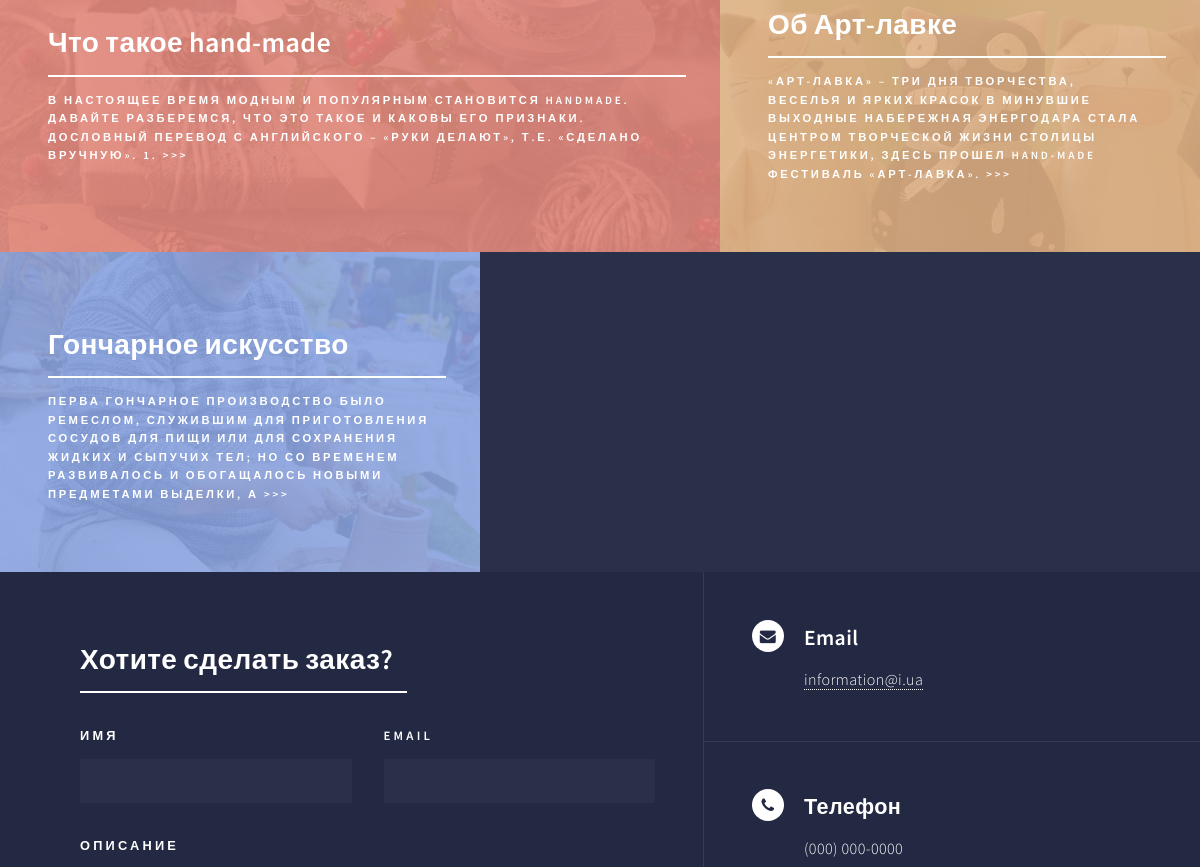
The app's page /forty/ (middle part), older data.
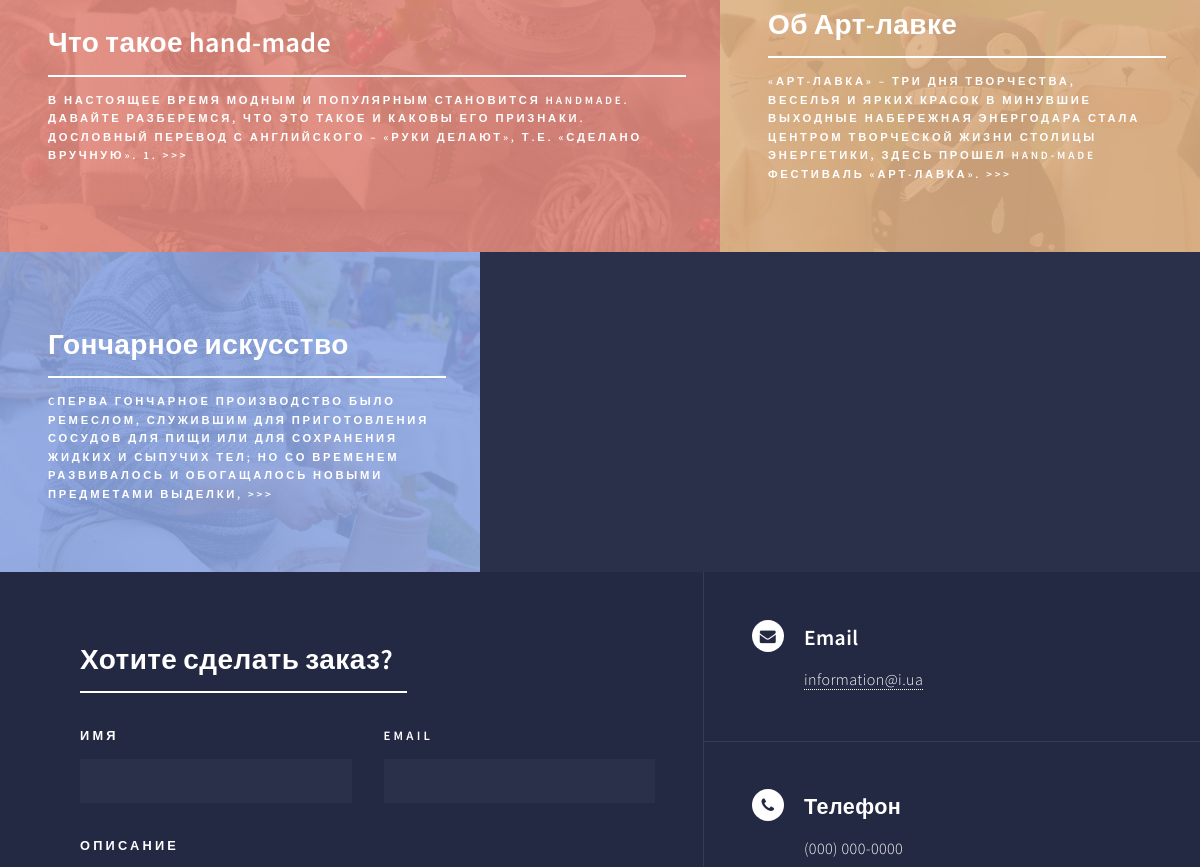
The same page, newer data.
### wood/models.py (models this page shows, shortened)
class Article(models.Model):
    title = models.CharField(max_length=200)
    image = models.ImageField(upload_to='img/blog', default=None)
    text = models.TextField()
    def short_text(self):
        short = self.text[:TEXT_LEN_MIN].split(' ')[:-1]
        return ' '.join(short) + ' >>>'

### wood/views.py (the view)
# urls.py: url(r'^forty/$', views.forty_main, name='forty_main'),
def forty_main(request):
    articles = Article.objects.all()
    context = {'articles': articles}
    return render(request, 'forty/index.html', context)

### wood/templates/forty/index.html (shortened to what this page needs)
{% load staticfiles %}
<!DOCTYPE HTML>
<html>
	<head>
		<link rel="stylesheet" href={% static "forty/assets/css/main.css"%} />
	</head>
	<body>
        <div id="wrapper">
            <div id="main">
                <section id="one" class="tiles">
                    {% for article in articles %}
                        <article>
                            <header class="major">
                                <h3><a href="{% url 'forty_article' article.id %}" class="link">{{ article.title }}</a> </h3>
                                <p>{{ article.short_text }}</p>
                            </header>
                        </article>
                    {% endfor %}
                </section>
            </div>
            <section id="contact">
                <div class="inner">
                    <section>
                        <header class="major">
                            <h2>Хотите сделать заказ?</h2>
                        </header>
                        <form method="post" action="#">
                            <div class="field half first">
                                <label for="name">Имя</label>
                                <input type="text" name="name" id="name" />
                            </div>
                            <div class="field half">
                                <label for="email">Email</label>
                                <input type="text" name="email" id="email" />
                            </div>
                            <div class="field">
                                <label for="message">Описание</label>
                            </div>
                        </form>
                    </section>
                    <section class="split">
                        <section>
                            <div class="contact-method">
                                <span class="icon alt fa-envelope"></span>
                                <h3>Email</h3>
                                <a href="#">information@i.ua</a>
                            </div>
                        </section>
                        <section>
                            <div class="contact-method">
                                <span class="icon alt fa-phone"></span>
                                <h3>Телефон</h3>
                                <span>(000) 000-0000</span>
                            </div>
                        </section>
                    </section>
                </div>
            </section>
        </div>
	</body>
</html>

Row changes from the older to the newer data that the page shows:
changed Article "Гончарное искусство": short_text "ПЕРВА ГОНЧАРНОЕ ПРОИЗВОДСТВО БЫЛО РЕМЕСЛОМ, СЛУЖИВШИМ ДЛЯ ПРИГОТОВЛЕНИЯ СОСУДОВ ДЛЯ ПИЩИ ИЛИ ДЛЯ СОХРАНЕНИЯ ЖИДКИХ И СЫПУЧИХ ТЕЛ; НО СО ВРЕМЕНЕМ РАЗВИВАЛОСЬ И ОБОГАЩАЛОСЬ НОВЫМИ ПРЕДМЕТАМИ ВЫДЕЛКИ, А >>>" → "CПЕРВА ГОНЧАРНОЕ ПРОИЗВОДСТВО БЫЛО РЕМЕСЛОМ, СЛУЖИВШИМ ДЛЯ ПРИГОТОВЛЕНИЯ СОСУДОВ ДЛЯ ПИЩИ ИЛИ ДЛЯ СОХРАНЕНИЯ ЖИДКИХ И СЫПУЧИХ ТЕЛ; НО СО ВРЕМЕНЕМ РАЗВИВАЛОСЬ И ОБОГАЩАЛОСЬ НОВЫМИ ПРЕДМЕТАМИ ВЫДЕЛКИ, >>>"
